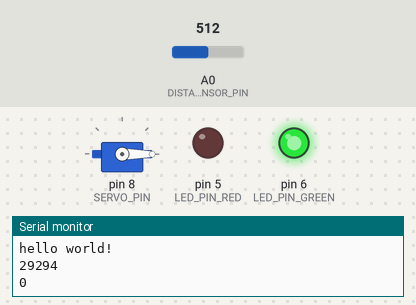
Bench run of a sketch on a simulated Arduino Uno, built with avr-gcc and run on an emulated ATmega328P. Shown: servo, output pins drawn as LEDs (lit = HIGH), the last lines printed to the serial monitor. The inputs (shaded band) are chosen by the test bench; at power-on: A0 (DISTANCE_SENSOR_PIN) = 512.

Above: at 1.2 s.
1.3 s: A0 (DISTANCE_SENSOR_PIN) set to 599
4.2 s: A0 (DISTANCE_SENSOR_PIN) set to 630
At 7.4 s:
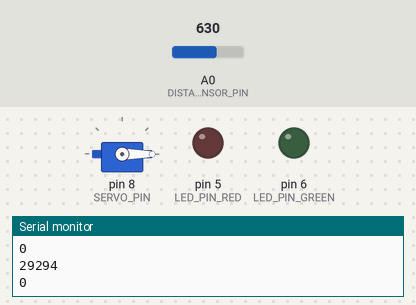
At 8.3 s:
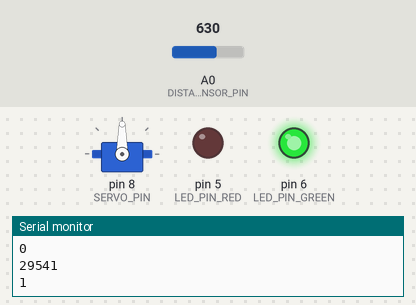
9.0 s: A0 (DISTANCE_SENSOR_PIN) set to 511
At 14.1 s:
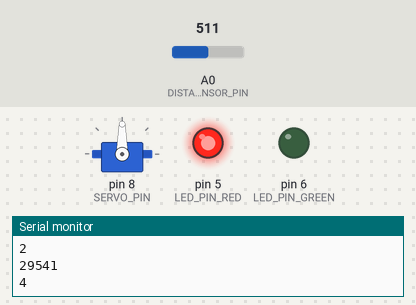
Timing chart, 0 to 15.6 s (numbered marks = the images above; inputs shaded):
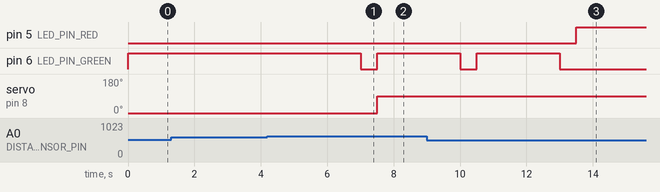

The sketch:

sketch_oct17a.gps.ino
```cpp
#define GPSECHO  true

#include <Servo.h>
#include <Adafruit_GPS.h>
#include <SoftwareSerial.h>

// GPS
SoftwareSerial mySerial(3, 2);
Adafruit_GPS GPS(&mySerial);

// application states
const int INITIAL_STAGE = 0;
const int CLOSING_STAGE = 1;
const int CARRYING_STAGE = 2;
const int ARRIVAL_STAGE = 3;
const int ERROR_STAGE = 4;

// servo
const int SERVO_OPEN = 0;
const int SERVO_CLOSE = 90;

// pins
const int SERVO_PIN = 8;
const int SPEAKER_PIN = 9;
const int LED_PIN_RED = 5;
const int LED_PIN_GREEN = 6;
const int DISTANCE_SENSOR_PIN = A0;

// state keys
const int APP_STATE = 0;
const int INIT_DISTANCE = 1;
const int BOX_OPENED = 2;
const int ARRIVED = 3;
const int SHAKED = 4;

// reading keys
const int READ_DISTANCE = 0;
const int READ_LAT = 1;
const int READ_LON = 2;

// Set destination
float desLat = 22.337255;
float desLong = 114.263155;
bool fakeDestination = true;

// run time states
int states[] = {INITIAL_STAGE, 0, true, false, false};
int readings[] = {0, 0, 0};

Servo servo;

boolean usingInterrupt = false;

void useInterrupt(boolean); // Func prototype keeps Arduino 0023 happy

void servoAction(bool stateChanged) {
  if (!stateChanged) {
    Serial.println('return');
    return;
  }
  if (states[APP_STATE] == INITIAL_STAGE || states[APP_STATE] == ARRIVAL_STAGE) {
    Serial.println('open');
    servo.write(SERVO_OPEN);
  }
  if (states[APP_STATE] == CLOSING_STAGE || states[APP_STATE] == CARRYING_STAGE || states[APP_STATE] == ERROR_STAGE) {
    Serial.println('close');
    servo.write(SERVO_CLOSE);
  }
}

bool isOpen() {
  int val = analogRead(DISTANCE_SENSOR_PIN);
  return (val - states[INIT_DISTANCE] < 100);
}

bool isAtDestination() {
  float sq_distance = (readings[READ_LAT]- desLat) * (readings[READ_LAT]- desLat)
    + (readings[READ_LON] - desLong) * (readings[READ_LON] - desLong);
  return sq_distance < 10000;
}

bool isShaked() {
}

void errorAction() {
  if (states[APP_STATE] != ERROR_STAGE) {
    return;
  }

  //tone(SPEAKER_PIN, 1000);

  digitalWrite(LED_PIN_GREEN, LOW);
  digitalWrite(LED_PIN_RED, HIGH);
}

int calculateNewState() {
  switch (states[APP_STATE]) {
    case INITIAL_STAGE:
      if (!states[BOX_OPENED]) { // closed
        delay(500); // give it enough time to rest
        return CLOSING_STAGE;
      } else {
        return INITIAL_STAGE;
      }
      break;
    case CLOSING_STAGE:
      return CARRYING_STAGE;
      break;
    case CARRYING_STAGE:
      if (states[BOX_OPENED]) {
        return ERROR_STAGE;
      }
      if (states[ARRIVED]) {
        return ARRIVAL_STAGE;
      }
      break;
    case ARRIVAL_STAGE:
      if (states[BOX_OPENED] && !states[ARRIVED]) {
        return ERROR_STAGE;
      }
      if (states[SHAKED]) {
        return ERROR_STAGE;
      }
      if (!states[ARRIVED]) {
        return CARRYING_STAGE;
      }
      break;
    case ERROR_STAGE:
      return ERROR_STAGE; // always stays in error state
    default:
      return states[APP_STATE];
  }
}

void ledBlink() {
  digitalWrite(LED_PIN_GREEN, HIGH);
  delay(500);
  digitalWrite(LED_PIN_GREEN, LOW);
  delay(500);
  digitalWrite(LED_PIN_GREEN, HIGH);
}

void setup() {
  Serial.begin(115200);
  Serial.println("hello world!");

  // initialize GPS
  GPS.begin(9600);
  GPS.sendCommand(PMTK_SET_NMEA_OUTPUT_RMCGGA);
  GPS.sendCommand(PMTK_SET_NMEA_UPDATE_1HZ);   // 1 Hz update rate
  GPS.sendCommand(PGCMD_ANTENNA);
  useInterrupt(true);

  // initialize servo
  servo.attach(SERVO_PIN);
  servo.write(SERVO_OPEN);

  // initialize spaker
  pinMode(SPEAKER_PIN, OUTPUT);
  noTone(SPEAKER_PIN);

  // initialize distance sensor (must be open at this point)
  states[INIT_DISTANCE] = analogRead(DISTANCE_SENSOR_PIN);

  pinMode(LED_PIN_RED, OUTPUT);
  pinMode(LED_PIN_GREEN, OUTPUT);

  digitalWrite(LED_PIN_RED, LOW);
  digitalWrite(LED_PIN_GREEN, HIGH);
}

// Interrupt is called once a millisecond, looks for any new GPS data, and stores it
SIGNAL(TIMER0_COMPA_vect) {
  char c = GPS.read();
  // if you want to debug, this is a good time to do it!
#ifdef UDR0
  if (GPSECHO)
    if (c) UDR0 = c;
    // writing direct to UDR0 is much much faster than Serial.print
    // but only one character can be written at a time.
#endif
}

void useInterrupt(boolean v) {
  if (v) {
    // Timer0 is already used for millis() - we'll just interrupt somewhere
    // in the middle and call the "Compare A" function above
    OCR0A = 0xAF;
    TIMSK0 |= _BV(OCIE0A);
    usingInterrupt = true;
  } else {
    // do not call the interrupt function COMPA anymore
    TIMSK0 &= ~_BV(OCIE0A);
    usingInterrupt = false;
  }
}

void loop() {
  // read the values from sensors
  // if a sentence is received, we can check the checksum, parse it...
  /*
  if (GPS.newNMEAreceived()) {
    // a tricky thing here is if we print the NMEA sentence, or data
    // we end up not listening and catching other sentences!
    // so be very wary if using OUTPUT_ALLDATA and trytng to print out data
    //Serial.println(GPS.lastNMEA());   // this also sets the newNMEAreceived() flag to false
    if (!GPS.parse(GPS.lastNMEA()))   // this also sets the newNMEAreceived() flag to false
      return;  // we can fail to parse a sentence in which case we should just wait for another
  }
  */

/*
  Serial.print("\nTime: ");
  Serial.print(GPS.hour, DEC); Serial.print(':');
  Serial.print(GPS.minute, DEC); Serial.print(':');
  Serial.print(GPS.seconds, DEC); Serial.print('.');
  Serial.println(GPS.milliseconds);
  Serial.print("Date: ");
  Serial.print(GPS.day, DEC); Serial.print('/');
  Serial.print(GPS.month, DEC); Serial.print("/20");
  Serial.println(GPS.year, DEC);
  Serial.print("Fix: "); Serial.print((int)GPS.fix);
  Serial.print(" quality: "); Serial.println((int)GPS.fixquality);
*/

/*
  if (GPS.fix) {
    readings[READ_LAT] = GPS.latitudeDegrees;
    readings[READ_LON] = GPS.longitudeDegrees;
  }
  */

  // changes states (based on readings)
  states[BOX_OPENED] = isOpen();
  states[ARRIVED] = isAtDestination();
  int originalState = states[APP_STATE];
  states[APP_STATE] = calculateNewState();
  bool stateChanged = originalState != states[APP_STATE];

  if (stateChanged) {
    ledBlink();
  }

  // call the hardwares after state change
  servoAction(stateChanged);
  errorAction();

  Serial.println(states[APP_STATE]);

  delay(2000);
}
```

Measured:
- the behaviour switches between 611 and 612 on A0 (DISTANCE_SENSOR_PIN) (found by bisection; images 0 and 1)
- after the input at 4.2 s, pin 6 (LED_PIN_GREEN): HIGH → LOW after 2.8 s, → HIGH 0.50 s later; servo on pin 8 (SERVO_PIN): 0° → 90° after 3.3 s
- after the input at 9.0 s, pin 5 (LED_PIN_RED): LOW → HIGH after 4.5 s; pin 6 (LED_PIN_GREEN): goes on until 13.0 s, then stays LOW; servo on pin 8 (SERVO_PIN): stays 90° (without the input it goes to 0° after 4.5 s)
